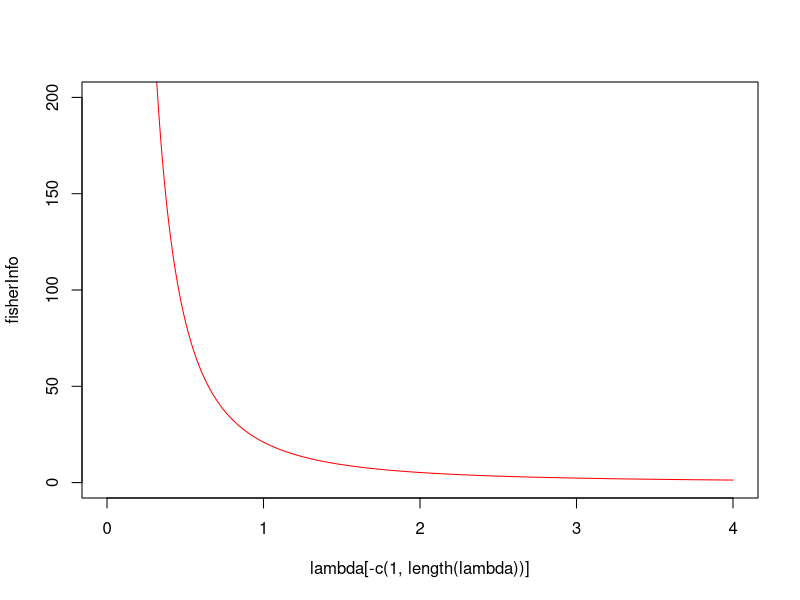

R code for this plot:
X = c(0,3,3,4,2,0,1,4,0,4)
loglik.fun = function(lambda) sum(dpois(X, lambda=lambda, log=TRUE))
step = 0.0001
lambda = seq(0,4,by=step)
loglik = sapply(lambda, loglik.fun)
score = diff(loglik)/step
fisherInfo = -diff(score)/step
#plot(lambda, loglik, type='l', col='blue')
#lines(lambda, score, type='l', col='green')
plot(lambda[-c(1, length(lambda))], fisherInfo, type='l', col='red', ylim=c(0,200))
